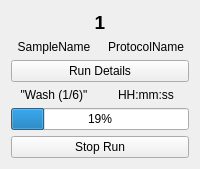
          <widget class="QWidget" name="S1Page1">
           <layout class="QGridLayout" name="gridLayout_29" columnstretch="0,0">
            <item row="1" column="0">
             <widget class="QLabel" name="label_73">
              <property name="sizePolicy">
               <sizepolicy hsizetype="MinimumExpanding" vsizetype="Fixed">
                <horstretch>0</horstretch>
                <verstretch>0</verstretch>
               </sizepolicy>
              </property>
              <property name="text">
               <string>SampleName</string>
              </property>
              <property name="alignment">
               <set>Qt::AlignCenter</set>
              </property>
             </widget>
            </item>
            <item row="7" column="0">
             <widget class="QLabel" name="label_74">
              <property name="sizePolicy">
               <sizepolicy hsizetype="MinimumExpanding" vsizetype="Fixed">
                <horstretch>0</horstretch>
                <verstretch>0</verstretch>
               </sizepolicy>
              </property>
              <property name="text">
               <string>&quot;Wash (1/6)&quot;</string>
              </property>
              <property name="alignment">
               <set>Qt::AlignCenter</set>
              </property>
             </widget>
            </item>
            <item row="9" column="0" colspan="2">
             <widget class="QProgressBar" name="progressBar_10">
              <property name="enabled">
               <bool>true</bool>
              </property>
              <property name="sizePolicy">
               <sizepolicy hsizetype="MinimumExpanding" vsizetype="Fixed">
                <horstretch>0</horstretch>
                <verstretch>0</verstretch>
               </sizepolicy>
              </property>
              <property name="value">
               <number>19</number>
              </property>
              <property name="textVisible">
               <bool>true</bool>
              </property>
              <property name="format">
               <string>%p%</string>
              </property>
             </widget>
            </item>
            <item row="10" column="0" colspan="2">
             <widget class="QPushButton" name="pushButton_37">
              <property name="sizePolicy">
               <sizepolicy hsizetype="MinimumExpanding" vsizetype="Fixed">
                <horstretch>0</horstretch>
                <verstretch>0</verstretch>
               </sizepolicy>
              </property>
              <property name="text">
               <string>Stop Run</string>
              </property>
             </widget>
            </item>
            <item row="1" column="1">
             <widget class="QLabel" name="label_75">
              <property name="sizePolicy">
               <sizepolicy hsizetype="MinimumExpanding" vsizetype="Fixed">
                <horstretch>0</horstretch>
                <verstretch>0</verstretch>
               </sizepolicy>
              </property>
              <property name="text">
               <string>ProtocolName</string>
              </property>
              <property name="alignment">
               <set>Qt::AlignCenter</set>
              </property>
             </widget>
            </item>
            <item row="7" column="1">
             <widget class="QLabel" name="label_76">
              <property name="sizePolicy">
               <sizepolicy hsizetype="MinimumExpanding" vsizetype="Fixed">
                <horstretch>0</horstretch>
                <verstretch>0</verstretch>
               </sizepolicy>
              </property>
              <property name="text">
               <string>HH:mm:ss</string>
              </property>
              <property name="alignment">
               <set>Qt::AlignCenter</set>
              </property>
             </widget>
            </item>
            <item row="2" column="0" colspan="2">
             <widget class="QPushButton" name="pushButton_38">
              <property name="sizePolicy">
               <sizepolicy hsizetype="MinimumExpanding" vsizetype="Fixed">
                <horstretch>0</horstretch>
                <verstretch>0</verstretch>
               </sizepolicy>
              </property>
              <property name="text">
               <string>Run Details</string>
              </property>
              <property name="autoDefault">
               <bool>false</bool>
              </property>
              <property name="default">
               <bool>false</bool>
              </property>
              <property name="flat">
               <bool>false</bool>
              </property>
             </widget>
            </item>
            <item row="0" column="0" colspan="2">
             <widget class="QLabel" name="label_77">
              <property name="sizePolicy">
               <sizepolicy hsizetype="MinimumExpanding" vsizetype="Fixed">
                <horstretch>0</horstretch>
                <verstretch>0</verstretch>
               </sizepolicy>
              </property>
              <property name="font">
               <font>
                <pointsize>14</pointsize>
                <weight>75</weight>
                <bold>true</bold>
               </font>
              </property>
              <property name="text">
               <string>1</string>
              </property>
              <property name="alignment">
               <set>Qt::AlignCenter</set>
              </property>
             </widget>
            </item>
           </layout>
          </widget>
